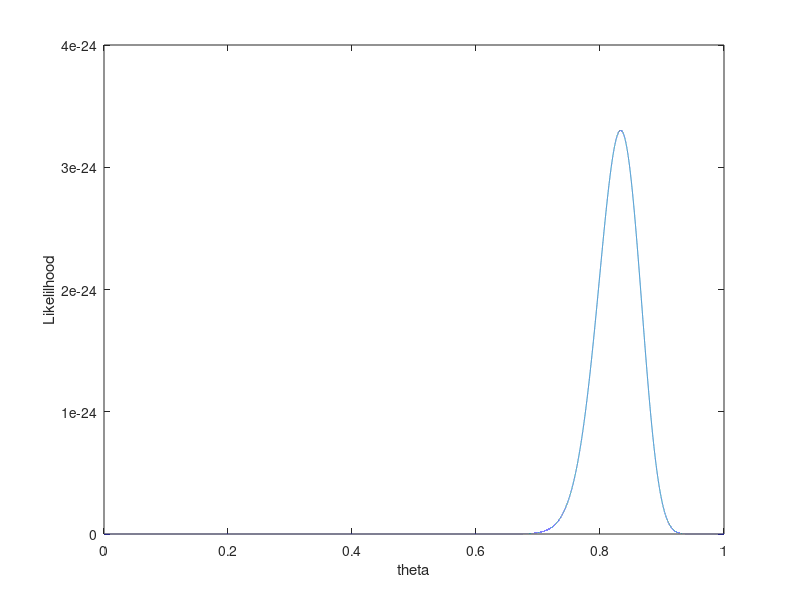
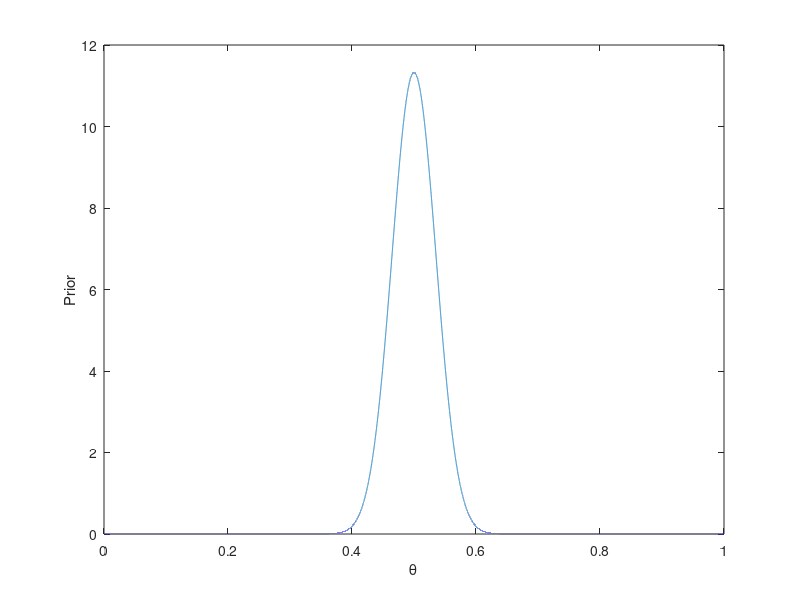
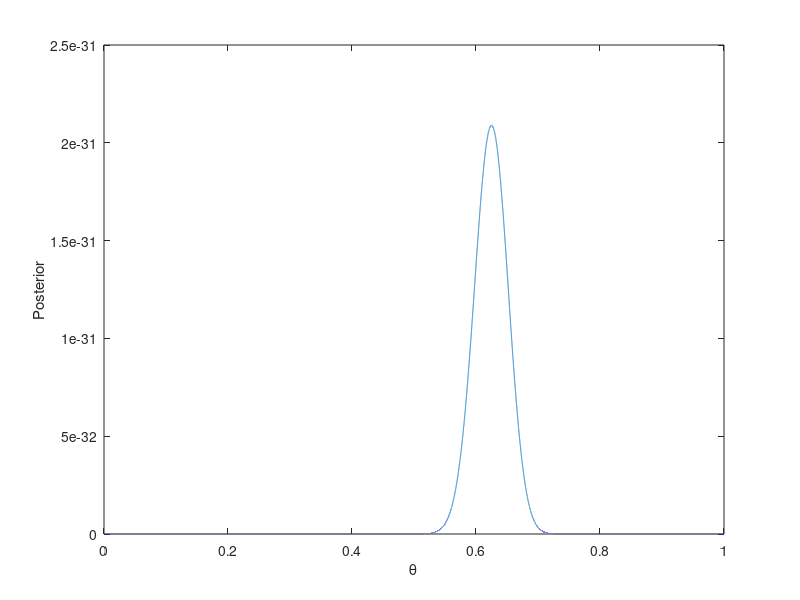

These figures' MATLAB source, in order:
% A simple Bayesian model

clear all; clc; close all;

%% Consider all possible hypotheses

% define possible theta values for hypothesis
stepsize = 0.00001      ;
theta    = 0:stepsize:1 ;

%% Compute the likelihood term P(D|h) for each possible hypothesis
% define data
Nh = 100 ;
Nt = 20  ; 

% define likelihood
likelihood = (theta.^Nh).*((1-theta).^Nt) ;

% display the array of theta and corresponding likelhood values
[theta' likelihood']

% plot the likelihood as a function of theta
figure('Name','likelihood')             ;
plot  (theta, likelihood)               ;
xlabel('theta'); ylabel('Likelilhood') ;


% MLE estimation
[MaxL MaxID] = max(likelihood)

% display the MLE estimate
disp('MLE estimate: theta =') ;
MLEest = theta(MaxID)         ;
disp(MLEest)                  ;

%% Compute the prior distribution P(h) for each possible hypothesis
% define parameters for priors
Vh   = 100  ;
Vt   = 100  ; 
aval = Vh+1 ;
bval = Vt+1 ;

% compute the prior distribution  ( beta() in matlab )
prior = ((theta.^(aval-1)).*((1-theta).^(bval-1)))/beta(aval, bval) ;

% prior1 = betapdf(theta,aval,bval); does the same thing

% plot the prior distribution
figure('Name','Prior')            ;
plot  (theta, prior)              ; 
xlabel('\theta'); ylabel('Prior') ;
% sum(prior*0.05); checks that prior is calculated correctly (should = 1)


%% compute the posterior distribution P(h|D) by combining likelihood and prior
post = likelihood.*prior ;

% MAP estimate
[MaxPost MaxPostID] = max(post)

% display the MAP estimate
disp('MAP estimate: theta =') ;
MAPest = theta(MaxPostID)     ;
disp(MAPest)                  ;

% plot the posterior distribution
figure('Name','Posterior')            ;
plot(theta, post)                     ; 
xlabel('\theta'); ylabel('Posterior') ;

% from an implementation perspective, using a smaller stepsize is more
% computationally intensive than a larger stepsize, as you must generate
% more values between 0 and 1 the smaller the stepsize you have. at the
% same time, however, a smaller stepsize allows for more accuracy in
% describing a continuous variable. (distribution plots also get smoother).
